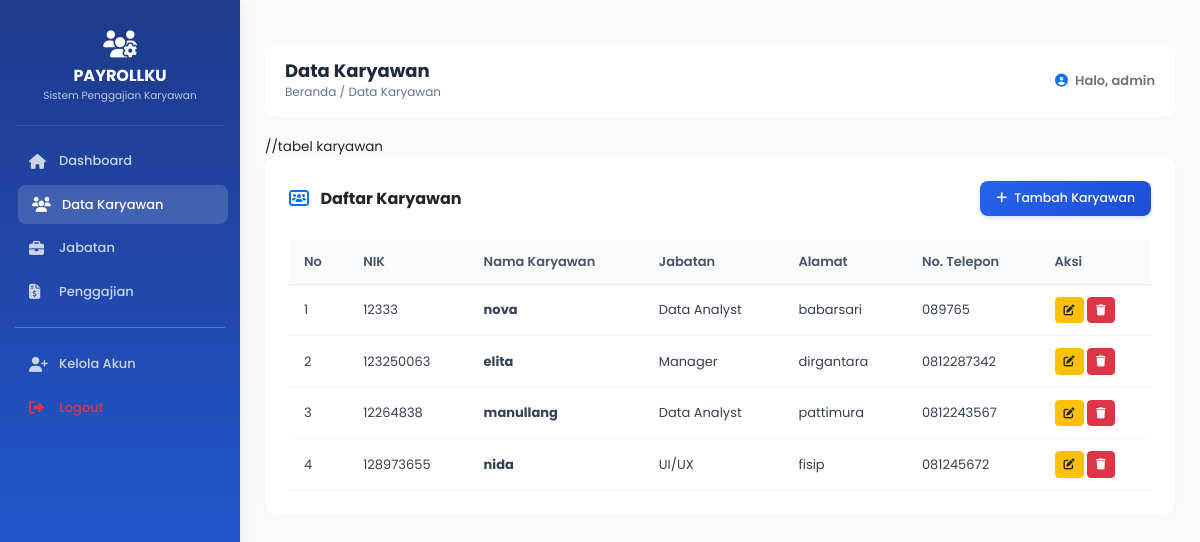
The page /admin/karyawan.php (signed in) on the database its author committed.
### tables this page shows
CREATE TABLE `karyawan` (
  `id_karyawan` int(6) NOT NULL,
  `nik` varchar(20) NOT NULL,
  `nama_karyawan` varchar(50) NOT NULL,
  `id_jabatan` varchar(3) NOT NULL,
  `alamat` text NOT NULL,
  `no_hp` varchar(20) NOT NULL,
  `email` varchar(100) NOT NULL
);

CREATE TABLE `jabatan` (
  `id_jabatan` int(3) NOT NULL,
  `nama_jabatan` varchar(50) NOT NULL,
  `gaji_pokok` int(11) NOT NULL,
  `tunjangan` int(11) NOT NULL
);

### admin/karyawan.php (the view, shortened to what this page needs)
<?php
include "../koneksi.php";
?>
<!DOCTYPE html>
<html lang="id">
<head>
    <link rel="stylesheet" href="https://cdn.jsdelivr.net/npm/bootstrap@5.3.3/dist/css/bootstrap.min.css">
    <link rel="stylesheet" href="https://cdnjs.cloudflare.com/ajax/libs/font-awesome/6.4.0/css/all.min.css">
    <link rel="stylesheet" href="../assets/css/style.css">
</head>
<body>
    <div class="sidebar">
        <div class="sidebar-brand">
            <i class="fa-solid fa-users-gear fa-2x text-white mb-1"></i>
            <h5>PAYROLLKU</h5>
            <small>Sistem Penggajian Karyawan</small>
        </div>
        <a href="dashboard.php"><i class="fa-solid fa-house"></i> Dashboard</a>
        <a href="karyawan.php" class="active"><i class="fa-solid fa-users"></i> Data Karyawan</a>
        <a href="jabatan.php"><i class="fa-solid fa-briefcase"></i> Jabatan</a>
        <a href="penggajian.php"><i class="fa-solid fa-file-invoice-dollar"></i> Penggajian</a>
        <hr class="text-light opacity-25 my-3">
        <a href="tambah_akun.php"><i class="fa-solid fa-user-plus"></i> Kelola Akun</a>
        <a href="../logout.php" class="text-danger"><i class="fa-solid fa-right-from-bracket"></i> Logout</a>
    </div>
    <div class="main-content">
        <div class="card-header-top">
            <div>
                <h4>Data Karyawan</h4>
                <small>Beranda / Data Karyawan</small>
            </div>
            <div class="fw-semibold text-secondary" style="font-size: 13px;">
                <i class="fa-solid fa-circle-user me-1 text-primary"></i> Halo, <?php echo $_SESSION['username']; ?>
            </div>
        </div>
//tabel karyawan
        <div class="card card-custom p-4">
            <div class="d-flex justify-content-between align-items-center mb-4">
                <h6 class="fw-bold text-dark m-0"><i class="fa-solid fa-users-rectangle text-primary me-2"></i> Daftar Karyawan</h6>
                <a href="karyawan_tambah.php" class="btn btn-primary-gradient"><i class="fa-solid fa-plus me-1"></i> Tambah Karyawan</a>
            </div>
            <div class="table-responsive">
                <table class="table align-middle">
                    <thead>
                        <tr>
                            <th>No</th>
                            <th>NIK</th>
                            <th>Nama Karyawan</th>
                            <th>Jabatan</th>
                            <th>Alamat</th>
                            <th>No. Telepon</th>
                            <th>Aksi</th>
                        </tr>
                    </thead>
                    <tbody>
                        <?php
                        $no = 1;
                        $data_karyawan = mysqli_query($konek, "SELECT karyawan.*, jabatan.nama_jabatan FROM karyawan LEFT JOIN jabatan ON karyawan.id_jabatan = jabatan.id_jabatan");
                        if ($data_karyawan && mysqli_num_rows($data_karyawan) > 0) {
                            while ($row = mysqli_fetch_array($data_karyawan)) {
                                echo '<tr>
                                    <td>'.$no++.'</td>
                                    <td>'.(isset($row['nik']) ? $row['nik'] : '-').'</td>
                                    <td class="fw-bold">'.$row['nama_karyawan'].'</td>
                                    <td>'.(isset($row['nama_jabatan']) ? $row['nama_jabatan'] : '-').'</td>
                                    <td>'.(isset($row['alamat']) ? $row['alamat'] : '-').'</td>
                                    <td>'.(isset($row['no_hp']) ? $row['no_hp'] : '-').'</td>
                                    <td>
    <a href="karyawan_edit.php?id='.$row['id_karyawan'].'" class="btn btn-warning btn-sm text-dark px-2 py-1" style="font-size: 11px;"><i class="fa-solid fa-pen-to-square"></i></a>
    <a href="karyawan_hapus.php?id='.$row['id_karyawan'].'" class="btn btn-danger btn-sm px-2 py-1" style="font-size: 11px;" onclick="return confirm(\'Yakin ingin menghapus?\')"><i class="fa-solid fa-trash"></i></a>
</td>
                                </tr>';
                            }
                        } else {
                            echo '<tr><td colspan="6" class="text-center text-muted py-3">Belum ada data karyawan.</td></tr>';
                        }
                        ?>
                    </tbody>
                </table>
            </div>
        </div>
    </div>
</body>
</html>

### assets/CSS/style.css (style rules this page uses)
body { background-color: #f8fafc; font-family: 'Poppins', sans-serif; font-size: 13.5px; }
.sidebar { width: 240px; height: 100vh; position: fixed; background: linear-gradient(180deg, #1e3a8a 0%, #2563eb 100%); color: white; padding: 15px; top: 0; left: 0; z-index: 100; box-shadow: 4px 0 15px rgba(0,0,0,0.05); }
.sidebar-brand { text-align: center; padding: 15px 0 20px 0; border-bottom: 1px solid rgba(255,255,255,0.1); margin-bottom: 15px; }
.sidebar-brand h5 { font-size: 16px; font-weight: 700; margin: 5px 0 0 0; }
.sidebar-brand small { font-size: 10.5px; opacity: 0.7; }
.sidebar a { color: #cbd5e1; text-decoration: none; display: flex; align-items: center; padding: 10px 14px; border-radius: 8px; margin-bottom: 4px; font-weight: 500; font-size: 13px; transition: all 0.2s ease; }
.sidebar a i { font-size: 15px; width: 22px; margin-right: 8px; }
.sidebar a:hover, .sidebar a.active { background: rgba(255, 255, 255, 0.15); color: white; transform: translateX(3px); }
.main-content { margin-left: 240px; padding: 25px; }
.card-header-top { background: white; border-radius: 12px; padding: 15px 20px; box-shadow: 0 2px 6px rgba(0,0,0,0.02); margin-bottom: 20px; display: flex; justify-content: space-between; align-items: center; }
.card-header-top h4 { font-size: 18px; font-weight: 700; margin: 0; color: #1e293b; }
.card-header-top small { font-size: 12px; color: #64748b; }
.card-custom { border: none; border-radius: 12px; box-shadow: 0 2px 8px rgba(0,0,0,0.03); background: white; }
.table { font-size: 13px; margin-bottom: 0; }
.table th { font-weight: 600; background-color: #f8fafc; color: #475569; border-bottom: 1px solid #e2e8f0; padding: 12px 15px; }
.table td { padding: 12px 15px; vertical-align: middle; color: #334155; border-bottom: 1px solid #f1f5f9; }
.btn-primary-gradient { background: linear-gradient(135deg, #2563eb 0%, #1d4ed8 100%); border: none; color: white; font-weight: 500; font-size: 12.5px; padding: 8px 16px; border-radius: 8px; box-shadow: 0 2px 4px rgba(37, 99, 235, 0.2); }

### rows shown on the page
karyawan: nik "12333", nama_karyawan "nova", id_jabatan.nama_jabatan "Data Analyst", alamat "babarsari", no_hp "089765"
karyawan: nik "123250063", nama_karyawan "elita", id_jabatan.nama_jabatan "Manager", alamat "dirgantara", no_hp "0812287342"
karyawan: nik "12264838", nama_karyawan "manullang", id_jabatan.nama_jabatan "Data Analyst", alamat "pattimura", no_hp "0812243567"
karyawan: nik "128973655", nama_karyawan "nida", id_jabatan.nama_jabatan "UI/UX", alamat "fisip", no_hp "081245672"

### other values the page prints
$_SESSION['username'] "admin"
